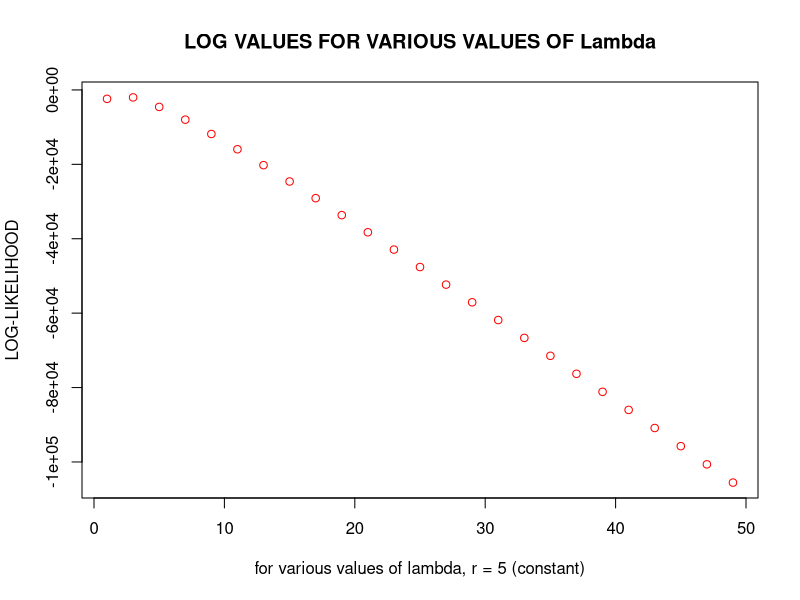
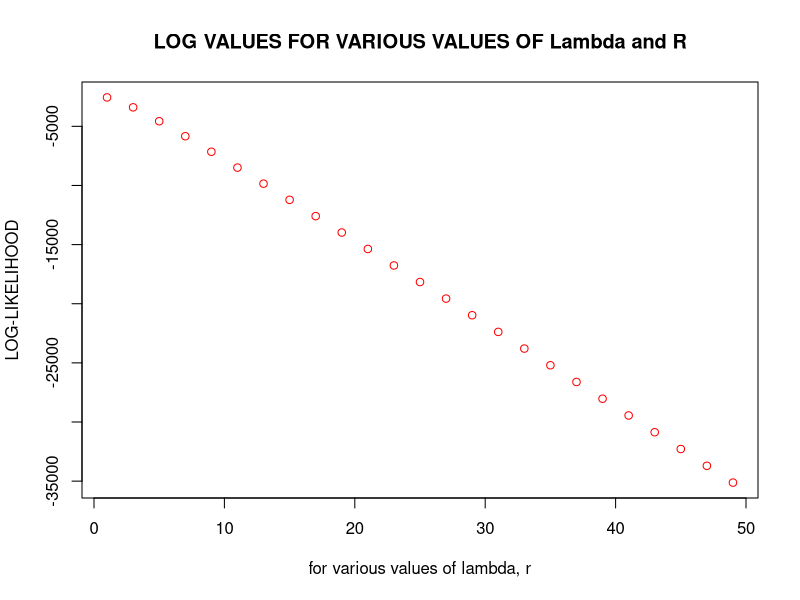

Generate these figures, in order, with R:
# QUESTION 1 

rm(list = ls()) 
if( !is.null(dev.list() )) dev.off() 
set.seed(12345) 

## PART A 

data <- rgamma(n = 1000, shape = 5, rate = 2)

results_A <- function(parameters)
{
  r <- parameters[1] 
  lambda <- parameters[2] 
  loglikelihood.gamma <- ( 1000 * r * log(lambda) - lambda * sum(data) + (r - 1) * sum(log(data)) - 1000 * log(gamma(r)) ) 
  return(loglikelihood.gamma)
}

## PART B 

results_B <- function(parameters)
{
  return(-results_A(parameters))
}

InitialValueOne <- nlminb(c(1, 1), objective = results_B, hessian = TRUE)
InitialValueTwo <- nlminb(c(5, 5), objective = results_B, hessian = TRUE)
InitialValueThree <- nlminb(c(10, 10), objective = results_B, hessian = TRUE)

list_Data <- list(InitialValueOne,InitialValueTwo,InitialValueThree)
print( list_Data ) 

## PART C 

lambda.values <- seq(1, 50 , 2)
gamma.values <- c()

i <- 1
for(lambda in lambda.values)
{
  parameters <- c(5, lambda)
  gamma.values[i] <- results_A(parameters)
  i <- i + 1
}

plot(lambda.values, gamma.values, xlab = "for various values of lambda, r = 5 (constant)", ylab = "LOG-LIKELIHOOD", main = "LOG VALUES FOR VARIOUS VALUES OF Lambda", col="red")

## PART D 

RandomValues <- seq(1, 50 , 2 )
gamma.values <- c()

i <- 1
for(rv in RandomValues )
{
  parameters <- c(rv, rv)
  gamma.values[i] <- results_A(parameters)
  i <- i + 1
}

plot(RandomValues, gamma.values, xlab = "for various values of lambda, r", ylab = "LOG-LIKELIHOOD", main = "LOG VALUES FOR VARIOUS VALUES OF Lambda and R", col="red")
